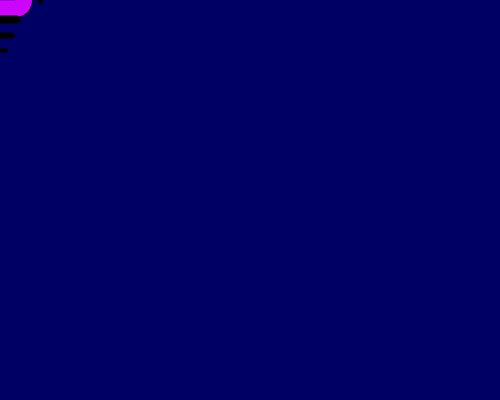
Frame 1 (no input)
Frame 60 (the mouse pressed at the canvas centre just before this capture): identical to frame 1, image omitted
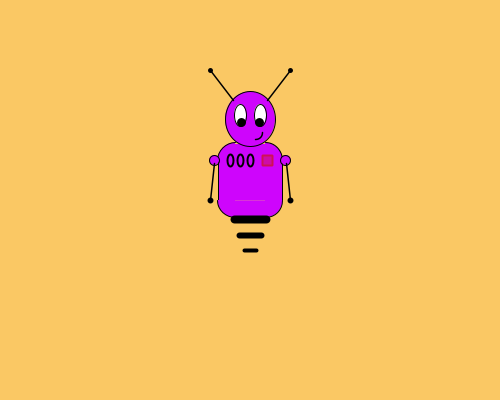
Frame 120 (the mouse held since frame 60 and released just before this capture)

The Processing sketch that drew these frames (run headless with seeded random() and noise(); from frame 60 on, the mouse is pressed at the canvas centre):

// Processing sketch: processing_25490
// ── processing_25490.pde

//bacground change colour based on x y 100 -> done
//make buttons change opacity/size
//make anntennas move based on where you are mouse x and y
// ^^ need to use map fuctions and extra variables
//if mouse pressed make the head pink, else make it purple

void setup() {
 size(500,400);
 smooth();
}

void draw () {  
 background(mouseX, mouseY, 100);
  
 int x = mouseX;
 int y = mouseY-10;

 stroke(0);
 strokeWeight(1);

 //Body
 fill(206, 5, 252);
 arc(x+15, y-30, 35, 35, TWO_PI-PI/2, TWO_PI);
 arc(x-15, y-30, 35, 35, PI, TWO_PI-PI/2);
 line(x+32, y-30, x+32, y+10);
 line(x-32, y-30, x-32, y+10);
 arc(x+15, y+10, 35, 35, 0, PI/2);
 arc(x-15, y+10, 35, 35, PI/2, PI);
 line(x-15, y+27, x+15, y+27);
 
 //Body fill
 stroke(255, 0);
 rect(x-31, y-30, 63, 40.5);
 rect(x-15, y+10.5, 31, 20);
 rect(x-15, y-46, 30.5, 16);
 
 //Head
 fill(206, 5, 252);
 stroke(0);
 ellipse(x, y-71, 50, 55);

 //Arms
 stroke(0);
 ellipse(x+35.8, y-30, 10, 10);
 ellipse(x-35.8, y-30, 10, 10);
 strokeWeight(1.5);
 line(x+36, y-27, x+40, y+10);
 line(x-36, y-27, x-40, y+10);
 strokeWeight(6);
 point(x+40, y+10);
 point(x-40, y+10);
 
 //Legs
 strokeWeight(8);
 strokeCap(ROUND);
 line(x-16, y+29, x+16, y+29);
 strokeWeight(6);
 line(x-11, y+45, x+11, y+45);
 strokeWeight(4);
 line(x-6, y+60, x+6, y+60);

 //Eyes
 stroke(0);
 strokeWeight(1);
 fill(255);
 ellipse(x+10, y-75, 12, 22);
 ellipse(x-10, y-75, 12, 22);
 
 //Pupils
 strokeWeight(9);
 point(x+9, y-68);
 point(x-9, y-68);
 
 //mouth
 strokeWeight(1.5);
 strokeCap(ROUND);
 noFill();
 arc(x+5, y-58, 15, 15, 0, PI/2);
 
 //Antennas
 line(x-17, y-90, x-40, y-120);
 line(x+17, y-90, x+40, y-120);
 //strokeWeight(6);
 float weight = dist(mouseX, mouseY, pmouseX, pmouseY);
 weight = map(weight, 0, 20, 5, 20);
 strokeWeight(weight);
 point(x-40, y-120);
 point(x+40, y-120);
 
  //Buttons
 strokeJoin(BEVEL);
 strokeWeight(2);
 //float opacity = map(mouseX, 0, 400, 0, 255);
 
 if (!mousePressed) {
   stroke(mouseX, 100, mouseY);
   fill(17, 185, 206);
 }
 ellipse(x-20, y-30, 6, 12);
 ellipse(x-10, y-30, 6, 12);
 ellipse(x-0, y-30, 6, 12);
 stroke(206, 17, 86);
 fill(206, 17, 86, 127);
 rect(x+12, y-35, 10, 10);

}
